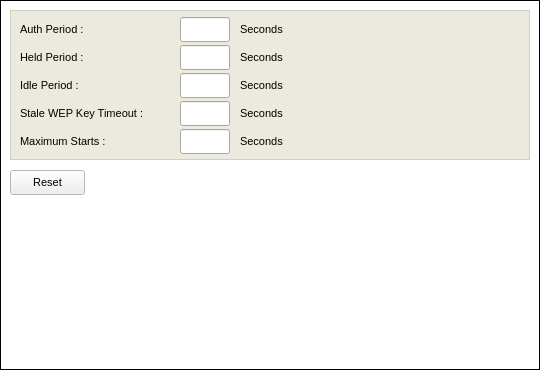
     <widget class="QFrame" name="frame_8" >
      <property name="geometry" >
       <rect>
        <x>10</x>
        <y>40</y>
        <width>540</width>
        <height>370</height>
       </rect>
      </property>
      <property name="minimumSize" >
       <size>
        <width>540</width>
        <height>370</height>
       </size>
      </property>
      <property name="maximumSize" >
       <size>
        <width>540</width>
        <height>370</height>
       </size>
      </property>
      <property name="palette" >
       <palette>
        <active>
         <colorrole role="Base" >
          <brush brushstyle="SolidPattern" >
           <color alpha="255" >
            <red>255</red>
            <green>255</green>
            <blue>255</blue>
           </color>
          </brush>
         </colorrole>
         <colorrole role="Window" >
          <brush brushstyle="SolidPattern" >
           <color alpha="255" >
            <red>255</red>
            <green>255</green>
            <blue>255</blue>
           </color>
          </brush>
         </colorrole>
        </active>
        <inactive>
         <colorrole role="Base" >
          <brush brushstyle="SolidPattern" >
           <color alpha="255" >
            <red>255</red>
            <green>255</green>
            <blue>255</blue>
           </color>
          </brush>
         </colorrole>
         <colorrole role="Window" >
          <brush brushstyle="SolidPattern" >
           <color alpha="255" >
            <red>255</red>
            <green>255</green>
            <blue>255</blue>
           </color>
          </brush>
         </colorrole>
        </inactive>
        <disabled>
         <colorrole role="Base" >
          <brush brushstyle="SolidPattern" >
           <color alpha="255" >
            <red>255</red>
            <green>255</green>
            <blue>255</blue>
           </color>
          </brush>
         </colorrole>
         <colorrole role="Window" >
          <brush brushstyle="SolidPattern" >
           <color alpha="255" >
            <red>255</red>
            <green>255</green>
            <blue>255</blue>
           </color>
          </brush>
         </colorrole>
        </disabled>
       </palette>
      </property>
      <property name="autoFillBackground" >
       <bool>true</bool>
      </property>
      <property name="frameShape" >
       <enum>QFrame::Box</enum>
      </property>
      <property name="frameShadow" >
       <enum>QFrame::Plain</enum>
      </property>
      <widget class="QFrame" name="frame_5" >
       <property name="geometry" >
        <rect>
         <x>10</x>
         <y>10</y>
         <width>520</width>
         <height>150</height>
        </rect>
       </property>
       <property name="minimumSize" >
        <size>
         <width>520</width>
         <height>150</height>
        </size>
       </property>
       <property name="palette" >
        <palette>
         <active>
          <colorrole role="WindowText" >
           <brush brushstyle="SolidPattern" >
            <color alpha="255" >
             <red>208</red>
             <green>208</green>
             <blue>191</blue>
            </color>
           </brush>
          </colorrole>
          <colorrole role="Base" >
           <brush brushstyle="SolidPattern" >
            <color alpha="255" >
             <red>255</red>
             <green>255</green>
             <blue>255</blue>
            </color>
           </brush>
          </colorrole>
          <colorrole role="Window" >
           <brush brushstyle="SolidPattern" >
            <color alpha="255" >
             <red>236</red>
             <green>234</green>
             <blue>223</blue>
            </color>
           </brush>
          </colorrole>
         </active>
         <inactive>
          <colorrole role="WindowText" >
           <brush brushstyle="SolidPattern" >
            <color alpha="255" >
             <red>208</red>
             <green>208</green>
             <blue>191</blue>
            </color>
           </brush>
          </colorrole>
          <colorrole role="Base" >
           <brush brushstyle="SolidPattern" >
            <color alpha="255" >
             <red>255</red>
             <green>255</green>
             <blue>255</blue>
            </color>
           </brush>
          </colorrole>
          <colorrole role="Window" >
           <brush brushstyle="SolidPattern" >
            <color alpha="255" >
             <red>236</red>
             <green>234</green>
             <blue>223</blue>
            </color>
           </brush>
          </colorrole>
         </inactive>
         <disabled>
          <colorrole role="WindowText" >
           <brush brushstyle="SolidPattern" >
            <color alpha="255" >
             <red>119</red>
             <green>119</green>
             <blue>119</blue>
            </color>
           </brush>
          </colorrole>
          <colorrole role="Base" >
           <brush brushstyle="SolidPattern" >
            <color alpha="255" >
             <red>236</red>
             <green>234</green>
             <blue>223</blue>
            </color>
           </brush>
          </colorrole>
          <colorrole role="Window" >
           <brush brushstyle="SolidPattern" >
            <color alpha="255" >
             <red>236</red>
             <green>234</green>
             <blue>223</blue>
            </color>
           </brush>
          </colorrole>
         </disabled>
        </palette>
       </property>
       <property name="autoFillBackground" >
        <bool>true</bool>
       </property>
       <property name="frameShape" >
        <enum>QFrame::Box</enum>
       </property>
       <property name="frameShadow" >
        <enum>QFrame::Plain</enum>
       </property>
       <widget class="QLabel" name="label_43" >
        <property name="geometry" >
         <rect>
          <x>10</x>
          <y>94</y>
          <width>186</width>
          <height>18</height>
         </rect>
        </property>
        <property name="minimumSize" >
         <size>
          <width>0</width>
          <height>18</height>
         </size>
        </property>
        <property name="maximumSize" >
         <size>
          <width>16777215</width>
          <height>18</height>
         </size>
        </property>
        <property name="palette" >
         <palette>
          <active>
           <colorrole role="WindowText" >
            <brush brushstyle="SolidPattern" >
             <color alpha="255" >
              <red>0</red>
              <green>0</green>
              <blue>0</blue>
             </color>
            </brush>
           </colorrole>
          </active>
          <inactive>
           <colorrole role="WindowText" >
            <brush brushstyle="SolidPattern" >
             <color alpha="255" >
              <red>0</red>
              <green>0</green>
              <blue>0</blue>
             </color>
            </brush>
           </colorrole>
          </inactive>
          <disabled>
           <colorrole role="WindowText" >
            <brush brushstyle="SolidPattern" >
             <color alpha="255" >
              <red>119</red>
              <green>119</green>
              <blue>119</blue>
             </color>
            </brush>
           </colorrole>
          </disabled>
         </palette>
        </property>
        <property name="font" >
         <font>
          <pointsize>8</pointsize>
         </font>
        </property>
        <property name="text" >
         <string>Stale WEP Key Timeout :</string>
        </property>
       </widget>
       <widget class="QLabel" name="label_42" >
        <property name="geometry" >
         <rect>
          <x>10</x>
          <y>66</y>
          <width>186</width>
          <height>18</height>
         </rect>
        </property>
        <property name="minimumSize" >
         <size>
          <width>0</width>
          <height>18</height>
         </size>
        </property>
        <property name="maximumSize" >
         <size>
          <width>16777215</width>
          <height>18</height>
         </size>
        </property>
        <property name="palette" >
         <palette>
          <active>
           <colorrole role="WindowText" >
            <brush brushstyle="SolidPattern" >
             <color alpha="255" >
              <red>0</red>
              <green>0</green>
              <blue>0</blue>
             </color>
            </brush>
           </colorrole>
          </active>
          <inactive>
           <colorrole role="WindowText" >
            <brush brushstyle="SolidPattern" >
             <color alpha="255" >
              <red>0</red>
              <green>0</green>
              <blue>0</blue>
             </color>
            </brush>
           </colorrole>
          </inactive>
          <disabled>
           <colorrole role="WindowText" >
            <brush brushstyle="SolidPattern" >
             <color alpha="255" >
              <red>119</red>
              <green>119</green>
              <blue>119</blue>
             </color>
            </brush>
           </colorrole>
          </disabled>
         </palette>
        </property>
        <property name="font" >
         <font>
          <pointsize>8</pointsize>
         </font>
        </property>
        <property name="text" >
         <string>Idle Period :</string>
        </property>
       </widget>
       <widget class="QLabel" name="label_40" >
        <property name="geometry" >
         <rect>
          <x>10</x>
          <y>38</y>
          <width>186</width>
          <height>18</height>
         </rect>
        </property>
        <property name="minimumSize" >
         <size>
          <width>0</width>
          <height>18</height>
         </size>
        </property>
        <property name="maximumSize" >
         <size>
          <width>16777215</width>
          <height>18</height>
         </size>
        </property>
        <property name="palette" >
         <palette>
          <active>
           <colorrole role="WindowText" >
            <brush brushstyle="SolidPattern" >
             <color alpha="255" >
              <red>0</red>
              <green>0</green>
              <blue>0</blue>
             </color>
            </brush>
           </colorrole>
          </active>
          <inactive>
           <colorrole role="WindowText" >
            <brush brushstyle="SolidPattern" >
             <color alpha="255" >
              <red>0</red>
              <green>0</green>
              <blue>0</blue>
             </color>
            </brush>
           </colorrole>
          </inactive>
          <disabled>
           <colorrole role="WindowText" >
            <brush brushstyle="SolidPattern" >
             <color alpha="255" >
              <red>119</red>
              <green>119</green>
              <blue>119</blue>
             </color>
            </brush>
           </colorrole>
          </disabled>
         </palette>
        </property>
        <property name="font" >
         <font>
          <pointsize>8</pointsize>
         </font>
        </property>
        <property name="text" >
         <string>Held Period :</string>
        </property>
       </widget>
       <widget class="QLabel" name="label_33" >
        <property name="geometry" >
         <rect>
          <x>10</x>
          <y>10</y>
          <width>186</width>
          <height>18</height>
         </rect>
        </property>
        <property name="minimumSize" >
         <size>
          <width>0</width>
          <height>18</height>
         </size>
        </property>
        <property name="maximumSize" >
         <size>
          <width>16777215</width>
          <height>18</height>
         </size>
        </property>
        <property name="palette" >
         <palette>
          <active>
           <colorrole role="WindowText" >
            <brush brushstyle="SolidPattern" >
             <color alpha="255" >
              <red>0</red>
              <green>0</green>
              <blue>0</blue>
             </color>
            </brush>
           </colorrole>
          </active>
          <inactive>
           <colorrole role="WindowText" >
            <brush brushstyle="SolidPattern" >
             <color alpha="255" >
              <red>0</red>
              <green>0</green>
              <blue>0</blue>
             </color>
            </brush>
           </colorrole>
          </inactive>
          <disabled>
           <colorrole role="WindowText" >
            <brush brushstyle="SolidPattern" >
             <color alpha="255" >
              <red>119</red>
              <green>119</green>
              <blue>119</blue>
             </color>
            </brush>
           </colorrole>
          </disabled>
         </palette>
        </property>
        <property name="font" >
         <font>
          <pointsize>8</pointsize>
         </font>
        </property>
        <property name="text" >
         <string>Auth Period :</string>
        </property>
       </widget>
       <widget class="QLabel" name="label_44" >
        <property name="geometry" >
         <rect>
          <x>10</x>
          <y>122</y>
          <width>186</width>
          <height>18</height>
         </rect>
        </property>
        <property name="minimumSize" >
         <size>
          <width>0</width>
          <height>18</height>
         </size>
        </property>
        <property name="maximumSize" >
         <size>
          <width>16777215</width>
          <height>18</height>
         </size>
        </property>
        <property name="palette" >
         <palette>
          <active>
           <colorrole role="WindowText" >
            <brush brushstyle="SolidPattern" >
             <color alpha="255" >
              <red>0</red>
              <green>0</green>
              <blue>0</blue>
             </color>
            </brush>
           </colorrole>
          </active>
          <inactive>
           <colorrole role="WindowText" >
            <brush brushstyle="SolidPattern" >
             <color alpha="255" >
              <red>0</red>
              <green>0</green>
              <blue>0</blue>
             </color>
            </brush>
           </colorrole>
          </inactive>
          <disabled>
           <colorrole role="WindowText" >
            <brush brushstyle="SolidPattern" >
             <color alpha="255" >
              <red>119</red>
              <green>119</green>
              <blue>119</blue>
             </color>
            </brush>
           </colorrole>
          </disabled>
         </palette>
        </property>
        <property name="font" >
         <font>
          <pointsize>8</pointsize>
         </font>
        </property>
        <property name="text" >
         <string>Maximum Starts :</string>
        </property>
       </widget>
       <widget class="QLabel" name="label_39" >
        <property name="geometry" >
         <rect>
          <x>230</x>
          <y>10</y>
          <width>64</width>
          <height>18</height>
         </rect>
        </property>
        <property name="minimumSize" >
         <size>
          <width>0</width>
          <height>18</height>
         </size>
        </property>
        <property name="maximumSize" >
         <size>
          <width>16777215</width>
          <height>18</height>
         </size>
        </property>
        <property name="palette" >
         <palette>
          <active>
           <colorrole role="WindowText" >
            <brush brushstyle="SolidPattern" >
             <color alpha="255" >
              <red>0</red>
              <green>0</green>
              <blue>0</blue>
             </color>
            </brush>
           </colorrole>
          </active>
          <inactive>
           <colorrole role="WindowText" >
            <brush brushstyle="SolidPattern" >
             <color alpha="255" >
              <red>0</red>
              <green>0</green>
              <blue>0</blue>
             </color>
            </brush>
           </colorrole>
          </inactive>
          <disabled>
           <colorrole role="WindowText" >
            <brush brushstyle="SolidPattern" >
             <color alpha="255" >
              <red>119</red>
              <green>119</green>
              <blue>119</blue>
             </color>
            </brush>
           </colorrole>
          </disabled>
         </palette>
        </property>
        <property name="font" >
         <font>
          <pointsize>8</pointsize>
         </font>
        </property>
        <property name="text" >
         <string>Seconds</string>
        </property>
       </widget>
       <widget class="QLabel" name="label_41" >
        <property name="geometry" >
         <rect>
          <x>230</x>
          <y>38</y>
          <width>64</width>
          <height>18</height>
         </rect>
        </property>
        <property name="minimumSize" >
         <size>
          <width>0</width>
          <height>18</height>
         </size>
        </property>
        <property name="maximumSize" >
         <size>
          <width>16777215</width>
          <height>18</height>
         </size>
        </property>
        <property name="palette" >
         <palette>
          <active>
           <colorrole role="WindowText" >
            <brush brushstyle="SolidPattern" >
             <color alpha="255" >
              <red>0</red>
              <green>0</green>
              <blue>0</blue>
             </color>
            </brush>
           </colorrole>
          </active>
          <inactive>
           <colorrole role="WindowText" >
            <brush brushstyle="SolidPattern" >
             <color alpha="255" >
              <red>0</red>
              <green>0</green>
              <blue>0</blue>
             </color>
            </brush>
           </colorrole>
          </inactive>
          <disabled>
           <colorrole role="WindowText" >
            <brush brushstyle="SolidPattern" >
             <color alpha="255" >
              <red>119</red>
              <green>119</green>
              <blue>119</blue>
             </color>
            </brush>
           </colorrole>
          </disabled>
         </palette>
        </property>
        <property name="font" >
         <font>
          <pointsize>8</pointsize>
         </font>
        </property>
        <property name="text" >
         <string>Seconds</string>
        </property>
       </widget>
       <widget class="QLabel" name="label_45" >
        <property name="geometry" >
         <rect>
          <x>230</x>
          <y>66</y>
          <width>64</width>
          <height>18</height>
         </rect>
        </property>
        <property name="minimumSize" >
         <size>
          <width>0</width>
          <height>18</height>
         </size>
        </property>
        <property name="maximumSize" >
         <size>
          <width>16777215</width>
          <height>18</height>
         </size>
        </property>
        <property name="palette" >
         <palette>
          <active>
           <colorrole role="WindowText" >
            <brush brushstyle="SolidPattern" >
             <color alpha="255" >
              <red>0</red>
              <green>0</green>
              <blue>0</blue>
             </color>
            </brush>
           </colorrole>
          </active>
          <inactive>
           <colorrole role="WindowText" >
            <brush brushstyle="SolidPattern" >
             <color alpha="255" >
              <red>0</red>
              <green>0</green>
              <blue>0</blue>
             </color>
            </brush>
           </colorrole>
          </inactive>
          <disabled>
           <colorrole role="WindowText" >
            <brush brushstyle="SolidPattern" >
             <color alpha="255" >
              <red>119</red>
              <green>119</green>
              <blue>119</blue>
             </color>
            </brush>
           </colorrole>
          </disabled>
         </palette>
        </property>
        <property name="font" >
         <font>
          <pointsize>8</pointsize>
         </font>
        </property>
        <property name="text" >
         <string>Seconds</string>
        </property>
       </widget>
       <widget class="QLabel" name="label_46" >
        <property name="geometry" >
         <rect>
          <x>230</x>
          <y>94</y>
          <width>64</width>
          <height>18</height>
         </rect>
        </property>
        <property name="minimumSize" >
         <size>
          <width>0</width>
          <height>18</height>
         </size>
        </property>
        <property name="maximumSize" >
         <size>
          <width>16777215</width>
          <height>18</height>
         </size>
        </property>
        <property name="palette" >
         <palette>
          <active>
           <colorrole role="WindowText" >
            <brush brushstyle="SolidPattern" >
             <color alpha="255" >
              <red>0</red>
              <green>0</green>
              <blue>0</blue>
             </color>
            </brush>
           </colorrole>
          </active>
          <inactive>
           <colorrole role="WindowText" >
            <brush brushstyle="SolidPattern" >
             <color alpha="255" >
              <red>0</red>
              <green>0</green>
              <blue>0</blue>
             </color>
            </brush>
           </colorrole>
          </inactive>
          <disabled>
           <colorrole role="WindowText" >
            <brush brushstyle="SolidPattern" >
             <color alpha="255" >
              <red>119</red>
              <green>119</green>
              <blue>119</blue>
             </color>
            </brush>
           </colorrole>
          </disabled>
         </palette>
        </property>
        <property name="font" >
         <font>
          <pointsize>8</pointsize>
         </font>
        </property>
        <property name="text" >
         <string>Seconds</string>
        </property>
       </widget>
       <widget class="QLabel" name="label_47" >
        <property name="geometry" >
         <rect>
          <x>230</x>
          <y>122</y>
          <width>64</width>
          <height>18</height>
         </rect>
        </property>
        <property name="minimumSize" >
         <size>
          <width>0</width>
          <height>18</height>
         </size>
        </property>
        <property name="maximumSize" >
         <size>
          <width>16777215</width>
          <height>18</height>
         </size>
        </property>
        <property name="palette" >
         <palette>
          <active>
           <colorrole role="WindowText" >
            <brush brushstyle="SolidPattern" >
             <color alpha="255" >
              <red>0</red>
              <green>0</green>
              <blue>0</blue>
             </color>
            </brush>
           </colorrole>
          </active>
          <inactive>
           <colorrole role="WindowText" >
            <brush brushstyle="SolidPattern" >
             <color alpha="255" >
              <red>0</red>
              <green>0</green>
              <blue>0</blue>
             </color>
            </brush>
           </colorrole>
          </inactive>
          <disabled>
           <colorrole role="WindowText" >
            <brush brushstyle="SolidPattern" >
             <color alpha="255" >
              <red>119</red>
              <green>119</green>
              <blue>119</blue>
             </color>
            </brush>
           </colorrole>
          </disabled>
         </palette>
        </property>
        <property name="font" >
         <font>
          <pointsize>8</pointsize>
         </font>
        </property>
        <property name="text" >
         <string>Seconds</string>
        </property>
       </widget>
       <widget class="QLineEdit" name="authPeriodEdit" >
        <property name="geometry" >
         <rect>
          <x>170</x>
          <y>7</y>
          <width>50</width>
          <height>25</height>
         </rect>
        </property>
        <property name="minimumSize" >
         <size>
          <width>0</width>
          <height>25</height>
         </size>
        </property>
        <property name="maximumSize" >
         <size>
          <width>50</width>
          <height>25</height>
         </size>
        </property>
        <property name="palette" >
         <palette>
          <active>
           <colorrole role="WindowText" >
            <brush brushstyle="SolidPattern" >
             <color alpha="255" >
              <red>127</red>
              <green>157</green>
              <blue>185</blue>
             </color>
            </brush>
           </colorrole>
          </active>
          <inactive>
           <colorrole role="WindowText" >
            <brush brushstyle="SolidPattern" >
             <color alpha="255" >
              <red>127</red>
              <green>157</green>
              <blue>185</blue>
             </color>
            </brush>
           </colorrole>
          </inactive>
          <disabled>
           <colorrole role="WindowText" >
            <brush brushstyle="SolidPattern" >
             <color alpha="255" >
              <red>119</red>
              <green>119</green>
              <blue>119</blue>
             </color>
            </brush>
           </colorrole>
          </disabled>
         </palette>
        </property>
        <property name="font" >
         <font>
          <pointsize>8</pointsize>
         </font>
        </property>
        <property name="maxLength" >
         <number>5</number>
        </property>
       </widget>
       <widget class="QLineEdit" name="heldPeriodEdit" >
        <property name="geometry" >
         <rect>
          <x>170</x>
          <y>35</y>
          <width>50</width>
          <height>25</height>
         </rect>
        </property>
        <property name="minimumSize" >
         <size>
          <width>0</width>
          <height>25</height>
         </size>
        </property>
        <property name="maximumSize" >
         <size>
          <width>50</width>
          <height>25</height>
         </size>
        </property>
        <property name="palette" >
         <palette>
          <active>
           <colorrole role="WindowText" >
            <brush brushstyle="SolidPattern" >
             <color alpha="255" >
              <red>127</red>
              <green>157</green>
              <blue>185</blue>
             </color>
            </brush>
           </colorrole>
          </active>
          <inactive>
           <colorrole role="WindowText" >
            <brush brushstyle="SolidPattern" >
             <color alpha="255" >
              <red>127</red>
              <green>157</green>
              <blue>185</blue>
             </color>
            </brush>
           </colorrole>
          </inactive>
          <disabled>
           <colorrole role="WindowText" >
            <brush brushstyle="SolidPattern" >
             <color alpha="255" >
              <red>119</red>
              <green>119</green>
              <blue>119</blue>
             </color>
            </brush>
           </colorrole>
          </disabled>
         </palette>
        </property>
        <property name="font" >
         <font>
          <pointsize>8</pointsize>
         </font>
        </property>
        <property name="maxLength" >
         <number>5</number>
        </property>
       </widget>
       <widget class="QLineEdit" name="idlePeriodEdit" >
        <property name="geometry" >
         <rect>
          <x>170</x>
          <y>63</y>
          <width>50</width>
          <height>25</height>
         </rect>
        </property>
        <property name="minimumSize" >
         <size>
          <width>0</width>
          <height>25</height>
         </size>
        </property>
        <property name="maximumSize" >
         <size>
          <width>50</width>
          <height>25</height>
         </size>
        </property>
        <property name="palette" >
         <palette>
          <active>
           <colorrole role="WindowText" >
            <brush brushstyle="SolidPattern" >
             <color alpha="255" >
              <red>127</red>
              <green>157</green>
              <blue>185</blue>
             </color>
            </brush>
           </colorrole>
          </active>
          <inactive>
           <colorrole role="WindowText" >
            <brush brushstyle="SolidPattern" >
             <color alpha="255" >
              <red>127</red>
              <green>157</green>
              <blue>185</blue>
             </color>
            </brush>
           </colorrole>
          </inactive>
          <disabled>
           <colorrole role="WindowText" >
            <brush brushstyle="SolidPattern" >
             <color alpha="255" >
              <red>119</red>
              <green>119</green>
              <blue>119</blue>
             </color>
            </brush>
           </colorrole>
          </disabled>
         </palette>
        </property>
        <property name="font" >
         <font>
          <pointsize>8</pointsize>
         </font>
        </property>
        <property name="maxLength" >
         <number>5</number>
        </property>
       </widget>
       <widget class="QLineEdit" name="staleWepTimeout" >
        <property name="geometry" >
         <rect>
          <x>170</x>
          <y>91</y>
          <width>50</width>
          <height>25</height>
         </rect>
        </property>
        <property name="minimumSize" >
         <size>
          <width>0</width>
          <height>25</height>
         </size>
        </property>
        <property name="maximumSize" >
         <size>
          <width>50</width>
          <height>25</height>
         </size>
        </property>
        <property name="palette" >
         <palette>
          <active>
           <colorrole role="WindowText" >
            <brush brushstyle="SolidPattern" >
             <color alpha="255" >
              <red>127</red>
              <green>157</green>
              <blue>185</blue>
             </color>
            </brush>
           </colorrole>
          </active>
          <inactive>
           <colorrole role="WindowText" >
            <brush brushstyle="SolidPattern" >
             <color alpha="255" >
              <red>127</red>
              <green>157</green>
              <blue>185</blue>
             </color>
            </brush>
           </colorrole>
          </inactive>
          <disabled>
           <colorrole role="WindowText" >
            <brush brushstyle="SolidPattern" >
             <color alpha="255" >
              <red>119</red>
              <green>119</green>
              <blue>119</blue>
             </color>
            </brush>
           </colorrole>
          </disabled>
         </palette>
        </property>
        <property name="font" >
         <font>
          <pointsize>8</pointsize>
         </font>
        </property>
        <property name="maxLength" >
         <number>5</number>
        </property>
       </widget>
       <widget class="QLineEdit" name="maxStarts" >
        <property name="geometry" >
         <rect>
          <x>170</x>
          <y>119</y>
          <width>50</width>
          <height>25</height>
         </rect>
        </property>
        <property name="minimumSize" >
         <size>
          <width>0</width>
          <height>25</height>
         </size>
        </property>
        <property name="maximumSize" >
         <size>
          <width>50</width>
          <height>25</height>
         </size>
        </property>
        <property name="palette" >
         <palette>
          <active>
           <colorrole role="WindowText" >
            <brush brushstyle="SolidPattern" >
             <color alpha="255" >
              <red>127</red>
              <green>157</green>
              <blue>185</blue>
             </color>
            </brush>
           </colorrole>
          </active>
          <inactive>
           <colorrole role="WindowText" >
            <brush brushstyle="SolidPattern" >
             <color alpha="255" >
              <red>127</red>
              <green>157</green>
              <blue>185</blue>
             </color>
            </brush>
           </colorrole>
          </inactive>
          <disabled>
           <colorrole role="WindowText" >
            <brush brushstyle="SolidPattern" >
             <color alpha="255" >
              <red>119</red>
              <green>119</green>
              <blue>119</blue>
             </color>
            </brush>
           </colorrole>
          </disabled>
         </palette>
        </property>
        <property name="font" >
         <font>
          <pointsize>8</pointsize>
         </font>
        </property>
        <property name="maxLength" >
         <number>5</number>
        </property>
       </widget>
      </widget>
      <widget class="QPushButton" name="resetToDefaults" >
       <property name="geometry" >
        <rect>
         <x>10</x>
         <y>170</y>
         <width>75</width>
         <height>25</height>
        </rect>
       </property>
       <property name="minimumSize" >
        <size>
         <width>75</width>
         <height>25</height>
        </size>
       </property>
       <property name="maximumSize" >
        <size>
         <width>75</width>
         <height>25</height>
        </size>
       </property>
       <property name="font" >
        <font>
         <pointsize>8</pointsize>
        </font>
       </property>
       <property name="text" >
        <string>Reset</string>
       </property>
      </widget>
     </widget>
